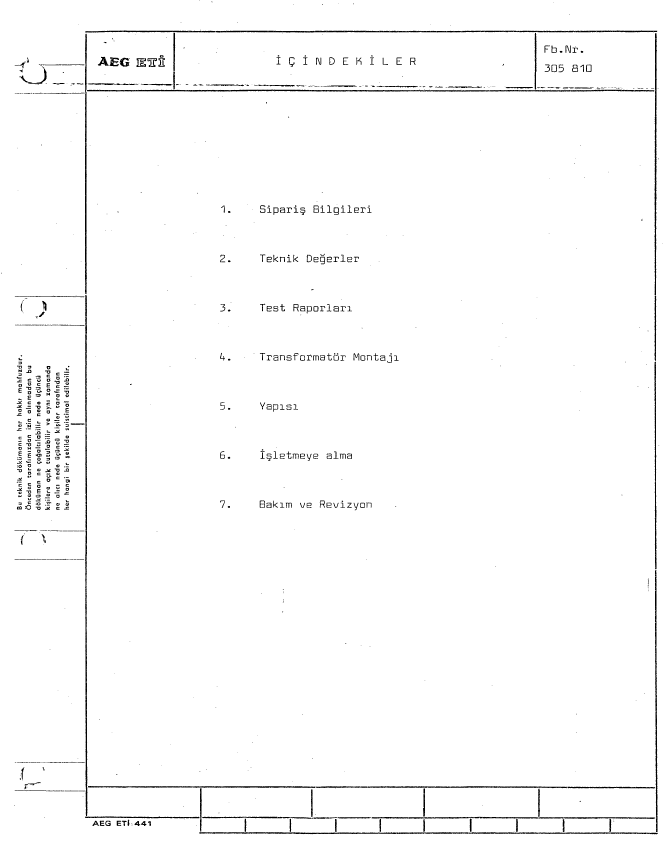
#> input picture sampleImages/2.tif, 2687 x 3449 px (shown at 1/4 size)
$ python -i EmptyPageDetectHelper.py   (imports and definitions only)
#> lines starting #> are read from the running program, lines starting #| are printed output that depends on the picture; after the words box and inside, x2 and y2 are one past the last pixel; in counts of white or black regions, pixels touching at a corner belong together
import os
from sklearn.ensemble import RandomForestClassifier
from sklearn.model_selection import train_test_split
from sklearn.metrics import classification_report
import joblib
import gc
import  libs.utils.fileHelper as fileHelper

# --- Özellik çıkarım fonksiyonu ---
import cv2
import numpy as np
import base64
from skimage.measure import shannon_entropy  # veya alternatif entropy fonksiyonun

model = None
model_path = ""

# [6 lines of commented-out code are left out]

# [45 lines left out: functions loadModel, extract_enhanced_features_from_base64, not called in this run]

def extract_enhanced_features_from_path(image_path):
#> called with image_path = '../../sampleImages/2.tif'
    try:
        img = cv2.imread(image_path, cv2.IMREAD_GRAYSCALE)
#> img: shape (3449, 2687); 98.3% white; 845 black regions (345 under 20 px), largest, box (x1, y1, x2, y2) and area: (341, 122, 2629, 130) 11865, (340, 1181, 350, 3265) 11268, (348, 358, 2618, 367) 11237
        resized = cv2.resize(img, (800, 1000))  # normalize boyut
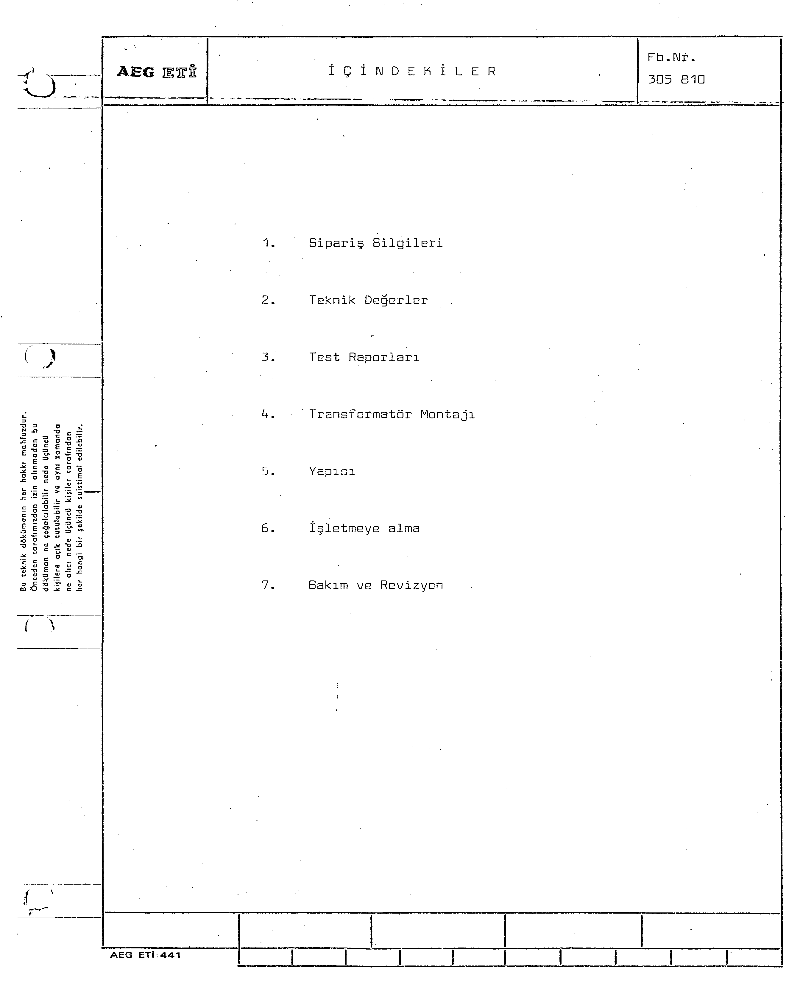
#> resized: shape (1000, 800); min 0, max 255, mean 250.7

        _, binary = cv2.threshold(resized, 127, 255, cv2.THRESH_BINARY)
#> binary: shape (1000, 800); 98.3% white; black in thin lines or dots

        total_pixels = binary.size
#> total_pixels = 800000
        black_pixels = total_pixels - cv2.countNonZero(binary)
#> black_pixels = 13446
        ink_ratio = black_pixels / total_pixels
#> ink_ratio = 0.0168

        entropy_val = shannon_entropy(binary)
#> entropy_val = 0.123

        edges = cv2.Canny(binary, 50, 150)
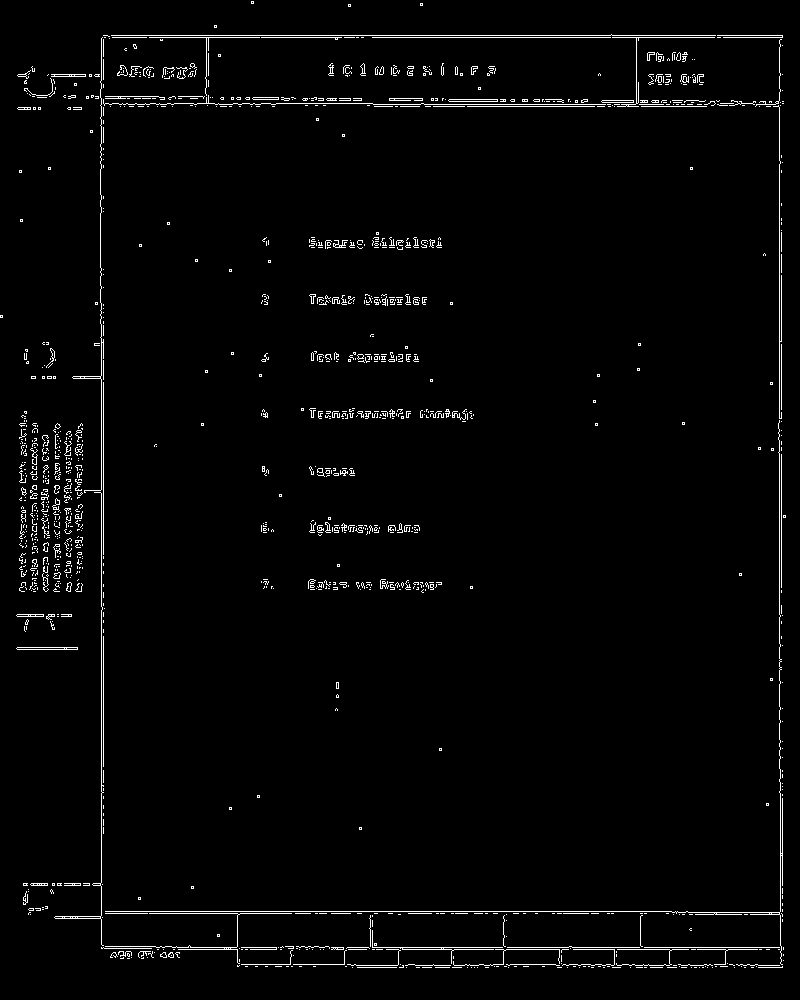
#> edges: shape (1000, 800); 2.2% white in thin lines or dots
        edge_density = np.count_nonzero(edges) / edges.size
#> edge_density = 0.0216

        num_labels, _ = cv2.connectedComponents(255 - binary)  # tersle -> siyahlar 255 olsun
#> num_labels = 765
        connected_components = num_labels
#> connected_components = 765

        return [ink_ratio, entropy_val, edge_density, connected_components]
    except Exception as e:
        print(f"[HATA] Özellik çıkarımı sırasında bir hata oluştu: {str(e)}")
        return [0.0, 0.0, 0.0, 0]  # hata durumunda nötr değerler dönebilir
    finally:
        # --- Bellek temizliği ---
        del img, resized, binary, edges
        gc.collect()  # zorunlu bellek temizliği

# --- Eğitim veri dizinleri ---
# [58 lines left out: functions trainModel, predict_page, not called in this run]

# trainModel("train_pages/empty","train_pages/filled")
#
# if __name__ == "__main__":
#     if len(sys.argv) < 2:
#         print("0,0.00")  # hata gibi davran
#         sys.exit(1)
#     predict_page(sys.argv[1])
#
# Test et (isteğe bağlı dosya yolları girin)
# predict_page("test_image.tif")
#
#
# # print( datetime.datetime.now())
# # # Kullanım örneği
# label, pred, prop = predict_page("../../sampleImages/1.tif")
# print(f"Durum : {label} Pred : {pred} Prop : {prop}")
# # # print("Sayfa durumu:", "Dolu" if result == 1 else "Boş", f"(%{prob*100:.2f} güven)")
# #
# label, pred, prop = predict_page("../../sampleImages/2.tif")
# print(f"Durum : {label} Pred : {pred} Prop : {prop}")
# # # print("Sayfa durumu:", "Dolu" if result == 1 else "Boş", f"(%{prob*100:.2f} güven)")
# #
# label, pred, prop = predict_page("../../sampleImages/3.tif")
# print(f"Durum : {label} Pred : {pred} Prop : {prop}")
# # # print("Sayfa durumu:", "Dolu" if result == 1 else "Boş", f"(%{prob*100:.2f} güven)")
# #
# label, pred, prop = predict_page("../../sampleImages/4.tif")
# print(f"Durum : {label} Pred : {pred} Prop : {prop}")
# # # print("Sayfa durumu:", "Dolu" if result == 1 else "Boş", f"(%{prob*100:.2f} güven)")
# #
# label, pred, prop = predict_page("../../sampleImages/5.tif")
# print(f"Durum : {label} Pred : {pred} Prop : {prop}")
# #
# label, pred, prop = predict_page("../../sampleImages/6.tif")
# print(f"Durum : {label} Pred : {pred} Prop : {prop}")
# #
# # print( datetime.datetime.now())

>>> result = extract_enhanced_features_from_path('../../sampleImages/2.tif')

$ run again, on sampleImages/3.tif
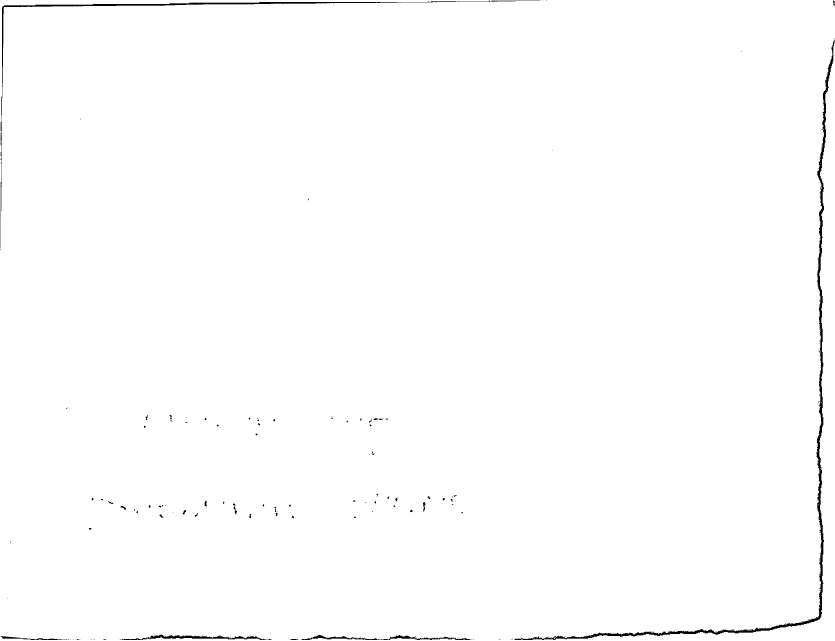
#> input picture sampleImages/3.tif, 2505 x 1921 px (shown at 1/3 size)
#> img: shape (1921, 2505); 99.3% white; 199 black regions (143 under 20 px), largest, box (x1, y1, x2, y2) and area: (1543, 119, 2504, 1920) 18702, (2, 2, 1621, 744) 7735, (359, 1903, 816, 1920) 2458
#> in extract_enhanced_features_from_path, `resized = cv2.resize(img, (800, 1000))`:
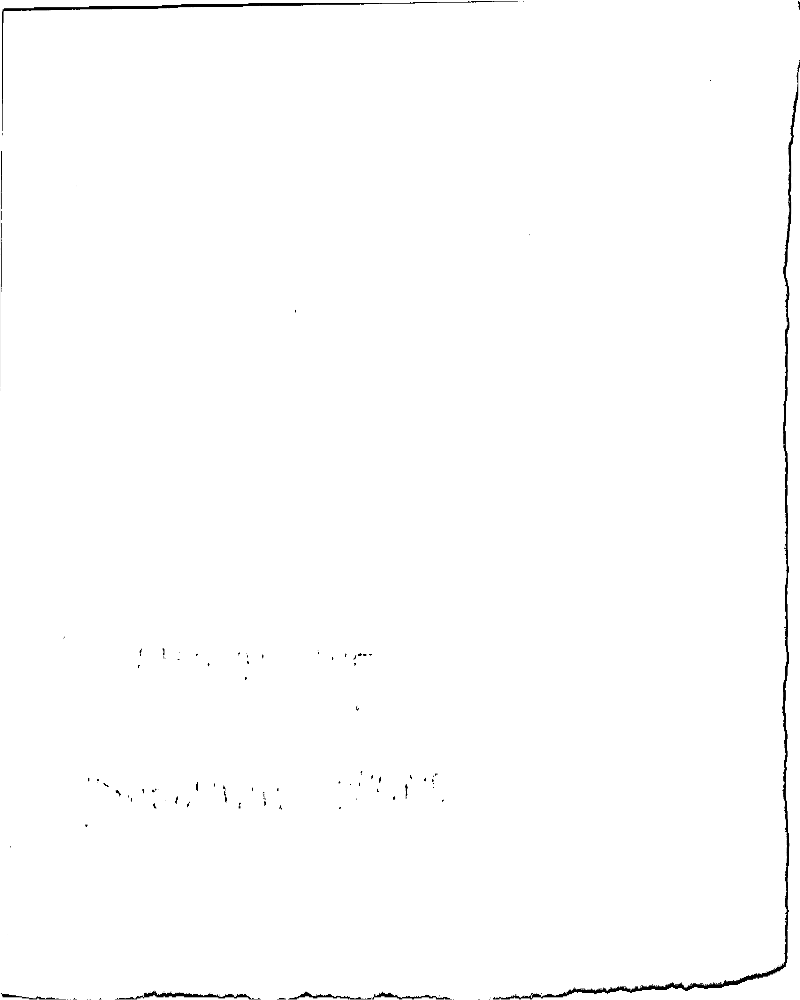
#> resized: shape (1000, 800); min 0, max 255, mean 253.2
#> binary: shape (1000, 800); 99.3% white; black in thin lines or dots
#> black_pixels = 5585
#> ink_ratio = 0.00698
#> entropy_val = 0.06
#> in extract_enhanced_features_from_path, `edges = cv2.Canny(binary, 50, 150)`:
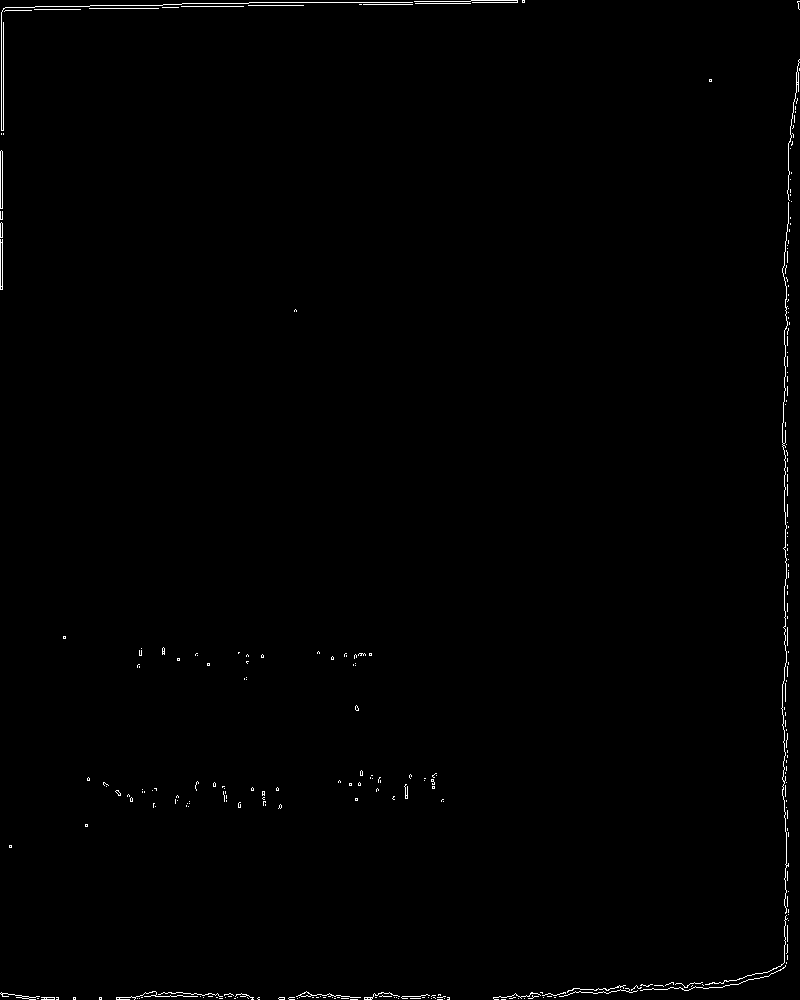
#> edges: shape (1000, 800); 0.59% white in thin lines or dots
#> edge_density = 0.00588
#> num_labels = 102

$ run again, on sampleImages/4.tif
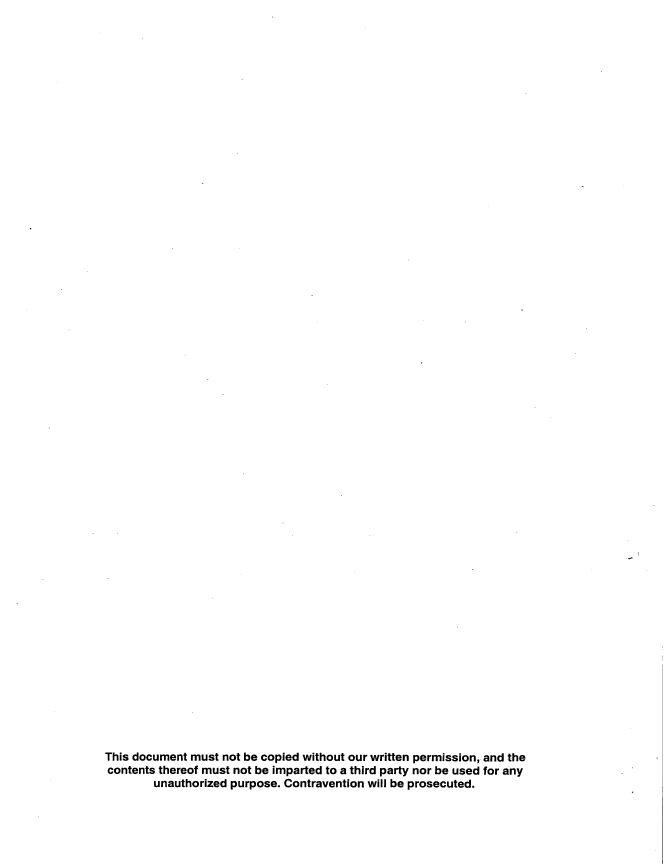
#> input picture sampleImages/4.tif, 2654 x 3458 px (shown at 1/4 size)
#> img: shape (3458, 2654); 99.3% white; 261 black regions (77 under 20 px), largest, box (x1, y1, x2, y2) and area: (2649, 2670, 2652, 3456) 1069, (764, 3018, 803, 3043) 621, (1727, 3019, 1766, 3045) 619
#> in extract_enhanced_features_from_path, `resized = cv2.resize(img, (800, 1000))`:
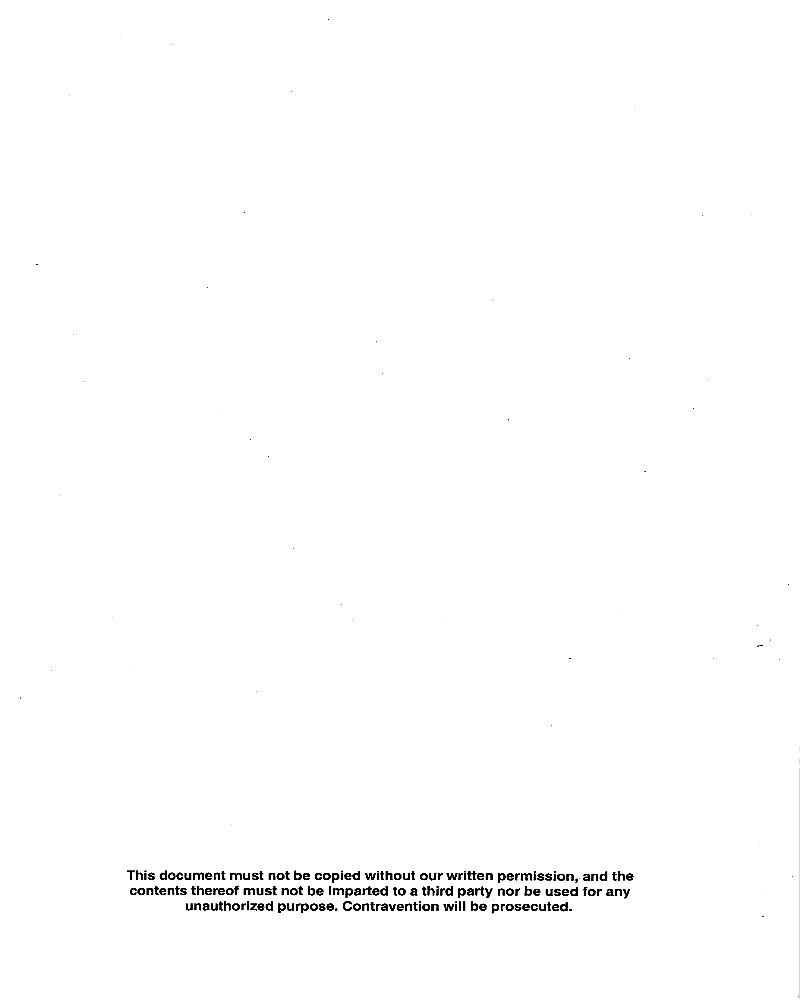
#> resized: shape (1000, 800); min 0, max 255, mean 253.2
#> binary: shape (1000, 800); 99.3% white; black in thin lines or dots
#> black_pixels = 5709
#> ink_ratio = 0.00714
#> entropy_val = 0.0611
#> in extract_enhanced_features_from_path, `edges = cv2.Canny(binary, 50, 150)`:
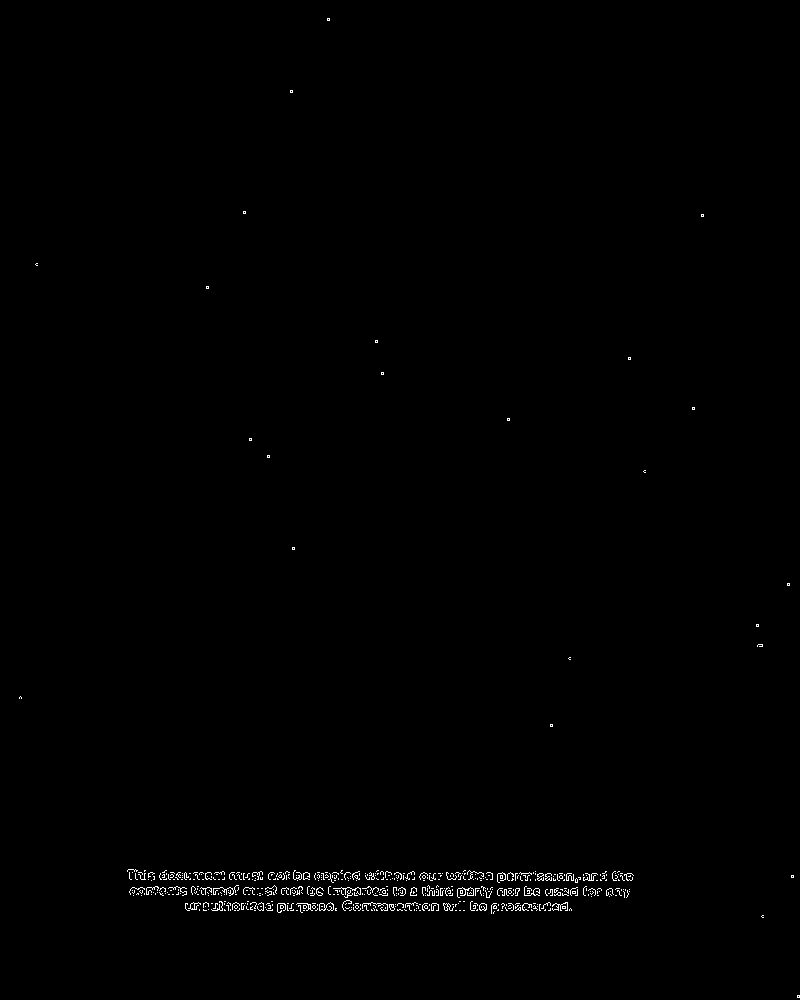
#> edges: shape (1000, 800); 0.49% white in thin lines or dots
#> edge_density = 0.00493
#> num_labels = 190
